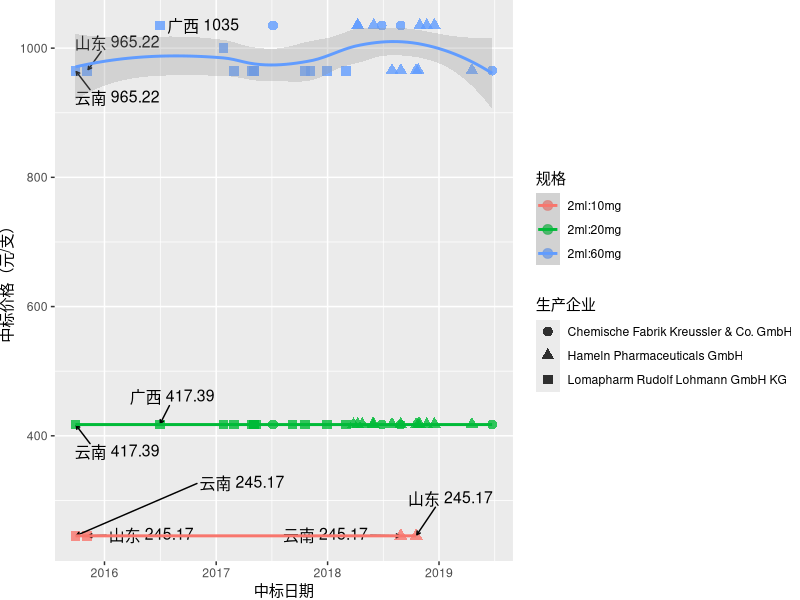

The R script that drew this image:
## ---- chunk 1
knitr::opts_chunk$set(cache = TRUE)
## ---- chunk 2
# 聚多卡醇中标信息分析

library(openxlsx)
library(ggplot2)
library(dplyr)
library(ggrepel)

data <- read.xlsx("jdkczbxx.xlsx", colNames = TRUE)  # 聚多卡醇中标信息查询
colnames(data) <- c('genname', 'brandname', 'dosageForm', 'specification', 'bzzhb',
                    'unit', 'price', 'zlcc', 'manufacturer', 'biddingEnterprise',
                    'provice', 'date', 'remarks', 'source') 
# as.Date(data$date, origin = '1899-12-30')  # 为什么不是1970-01-01？

# windows()
# x11()
ggplot(data, aes(x = as.Date(data$date, origin = '1899-12-30'), 
                 y = price/bzzhb, colour = specification)) +
  geom_point(aes(shape = manufacturer),size = 3, alpha = 0.8) +
  geom_text_repel(aes(label = paste(provice, price/bzzhb)), size = 4, colour = "black",
                  arrow = arrow(length = unit(0.008, "npc")),
                  box.padding = 1) +
  geom_smooth(aes(group = specification, colour = specification), alpha = 0.3) +
  xlab("中标日期") +
  ylab("中标价格（元/支）") +
  scale_shape_discrete('生产企业') +
  scale_colour_discrete('规格')+
  theme(plot.margin = unit(c(0,0,0,0),"cm"))
